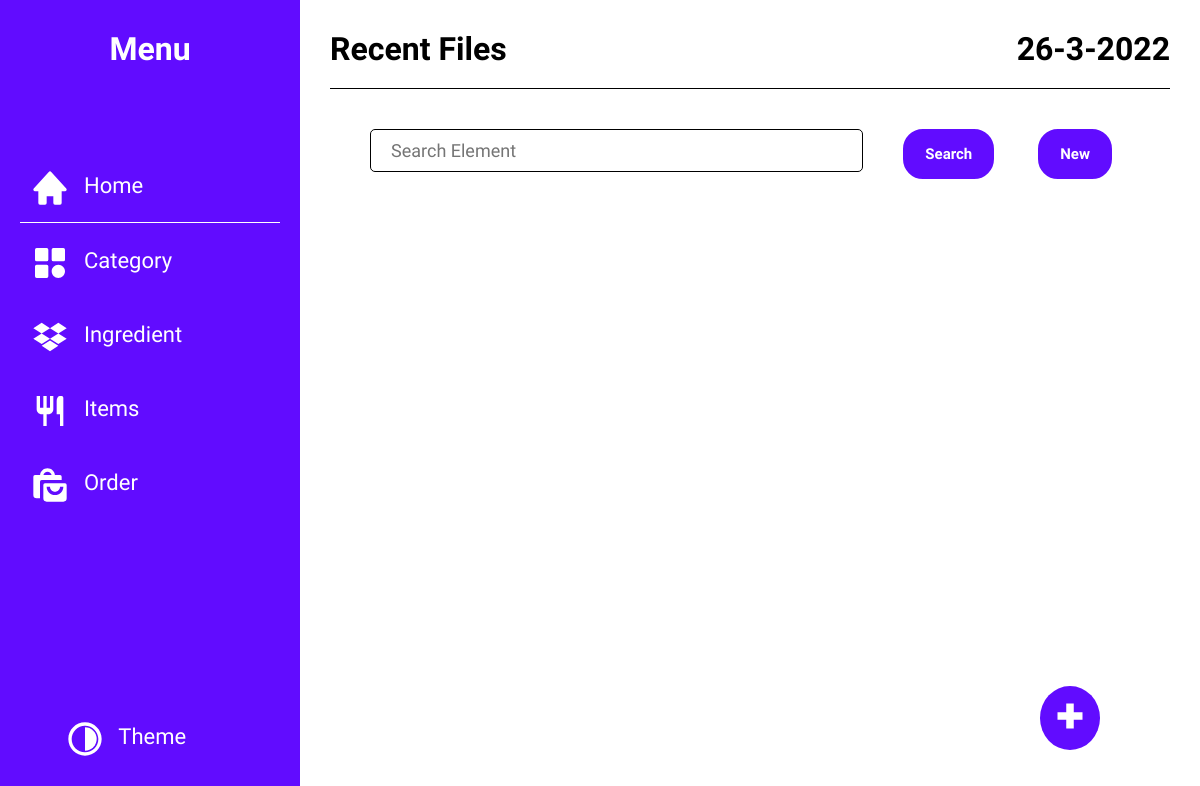
Before: /orderInventory/ with the older database file.
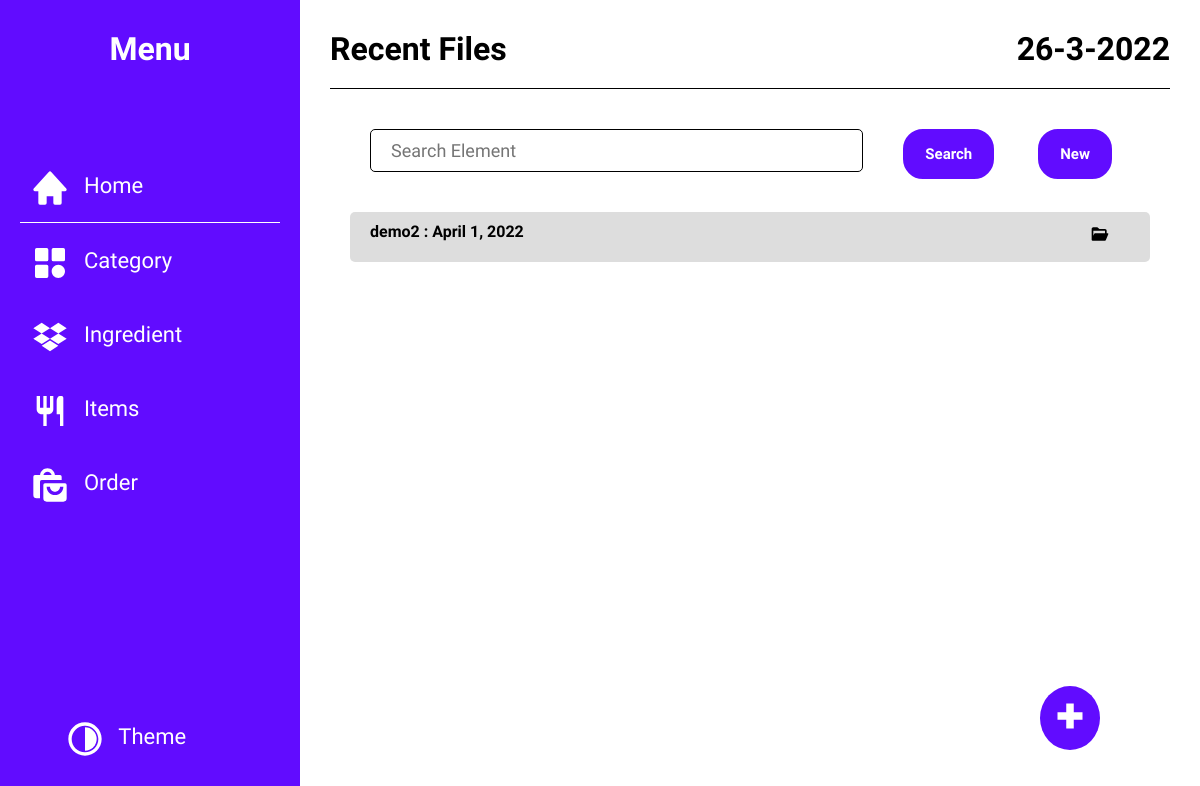
After: the same page with the newer database file.
### orderInventory/models.py (models this page shows, shortened)
class OrderIndividual(models.Model):
    name = models.CharField(max_length=64,
                            null=True, blank=True,
                            verbose_name="Name of Function For Which this order is Placed")
    mobileNumber = models.CharField(max_length=15,validators=[checkMobileNumber])
    address = models.CharField(max_length=256,blank=True,null=True)
    numberOfPerson = models.IntegerField(blank=True,null=True)
    email = models.EmailField(blank=True,null=True)
    deliveryDate = models.DateTimeField(blank=True, null=True)
    createdAt = models.DateTimeField(default=datetime.now)
    modifyAt = models.DateTimeField(default=None, blank=True, null=True)
    deletedAt = models.DateTimeField(default=None, blank=True, null=True)

### orderInventory/views.py (the view)
# urls.py: path('', views.index,name="home"),
@cache_control(max_age=3600)
def index(request):
    order = models.OrderIndividual.objects.filter(deliveryDate__gte=datetime.now()).order_by("deliveryDate")
    return render(request, 'index.html', {
        "toolbar": True,
        "putPlus": True,
        "active": "home",
        "data": order,
        "heading": "Recent Files",
    })

### orderInventory/templates/index.html (shortened to what this page needs)
{% extends 'template.html' %}
{% load static %}
{% block heading %}
    Recent Files
{% endblock %}
{% block Main %}
    <section class="single-container list-container">
            {% for i in data %}
                    <a href="{% url 'inventory:orderDetail' i.id %}" style="text-decoration: none">
                        <div class="suggetion-list-item">
                        <p class="text"  data-itemid="{{ i.id }}" data-queryItem="{{ queryItem }}"  >{{ i.name }} : {{ i.deliveryDate.date }} </p>
                        <button class="add button-remove" >
                        </button>
                    </div>
                    </a>
                {% endfor %}
    </section>
{% endblock %}

Changed rows visible on the page:
added OrderIndividual: name "demo2", deliveryDate "April 1, 2022"
